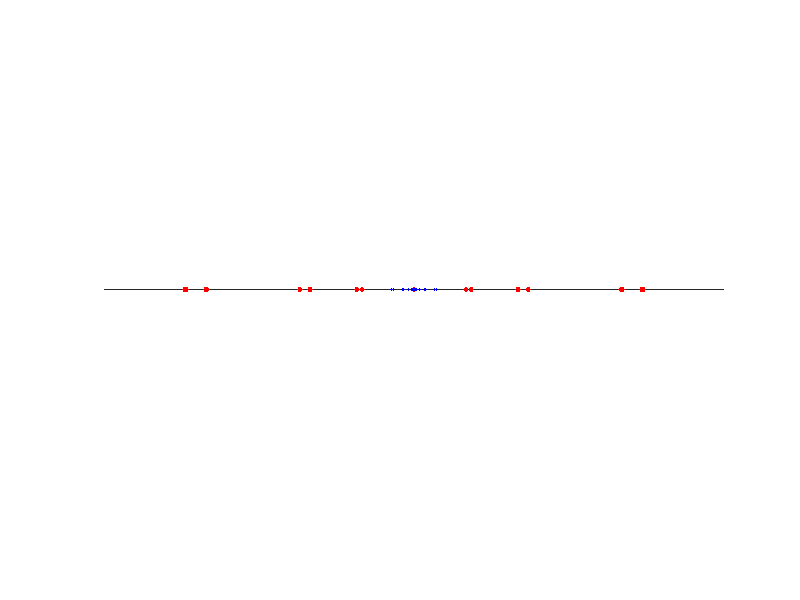

Write the MATLAB code that produced this figure.
x = [-2.22, -2.2, -2.02, -2, -1.11, -1.1, -1.01, -1, -0.555, -0.55, -0.505,...
    -0.5, 0, 0.5, 0.505, 0.55, 0.555, 1, 1.01, 1.1, 1.11, 2, 2.02, 2.2, 2.22];
hAxes = axes('NextPlot', 'add', 'DataAspectRatio', [1 1 1], 'XLim', [-3 3],...
    'YLim', [0 eps],'Color', 'none')
plot(x,0,'.r','MarkerSize',10)


hold on

x1 = [-0.22, -0.2, -0.02, -0.11, -0.1, -0.01, -0.055, -0.05, -0.005, 0.005,...
    0.05, 0.055, 0.01, 0.1, 0.11, 0.02, 0.2, 0.22]
plot(x1,0,'.b','MarkerSize',5)

hold off

